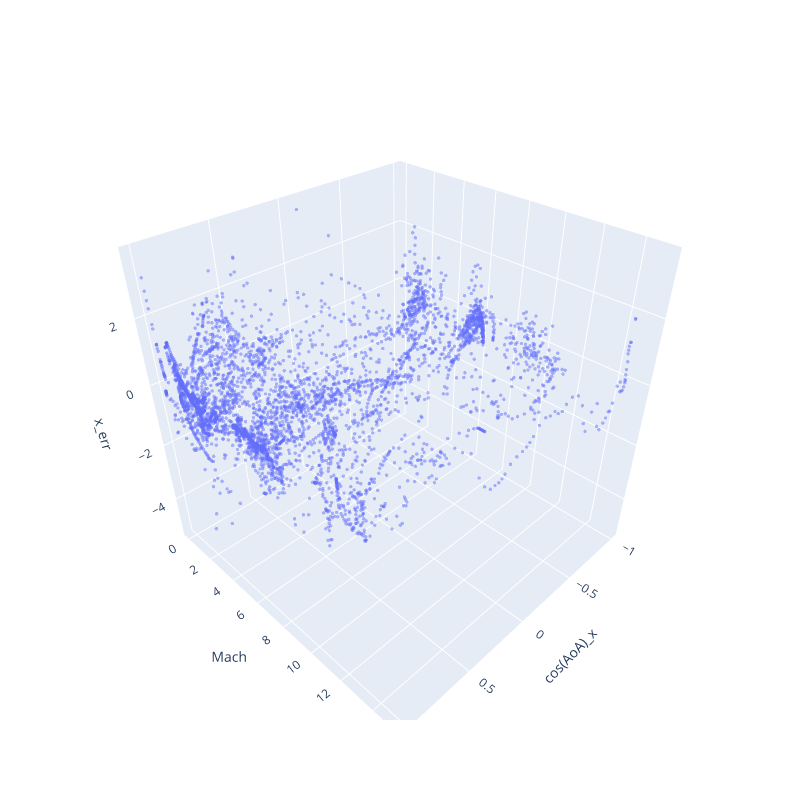
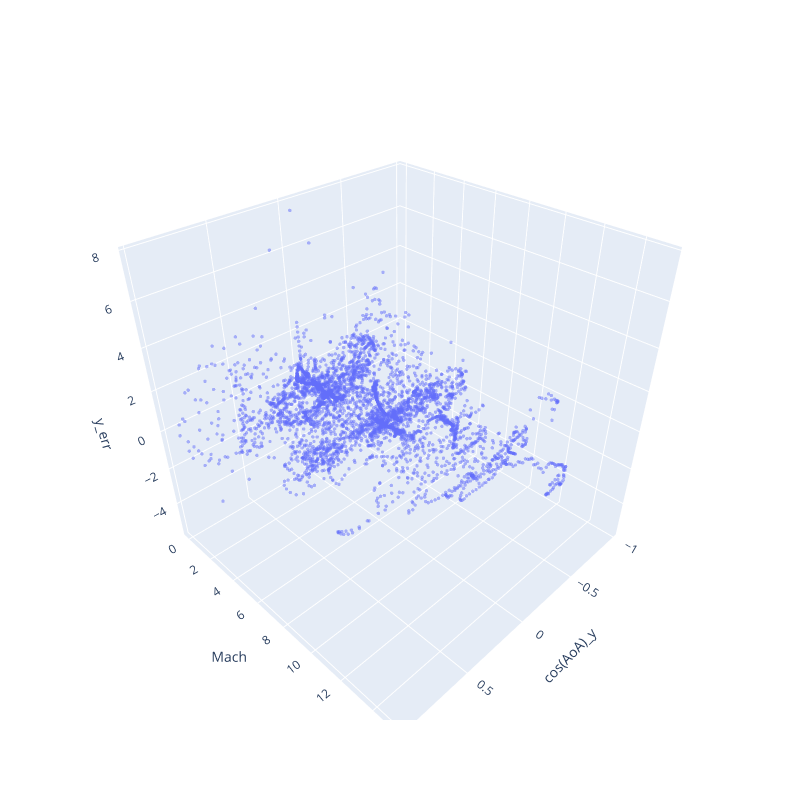

These figures' notebook cell, in order:
### Markdown cell above
### Plot the Error ###

### Code cell
x_err = np.empty_like(C_A)
y_err = np.empty_like(C_Ny)
z_err = np.empty_like(C_Nz)
for i, (M, Ax, Ay, Az) in enumerate(zip(mach, cos_AoA_x, cos_AoA_y, cos_AoA_z)):
    C_A_interp  = evaluate_interpolation(pre_skew(M), Ax, ax, M_deg, A_deg, 0, 25,  0, 1)
    C_Ny_interp = evaluate_interpolation(pre_skew(M), Ay, ay, M_deg, A_deg, 0, 25, -1, 1)
    C_Nz_interp = evaluate_interpolation(pre_skew(M), Az, az, M_deg, A_deg, 0, 25, -1, 1)
    x_err[i] = C_A[i]  - C_A_interp
    y_err[i] = C_Ny[i] - C_Ny_interp
    z_err[i] = C_Nz[i] - C_Nz_interp

mach_data = mach
plot_data((cos_AoA_x, mach, x_err), ['cos(AoA)_x', 'Mach', 'x_err'], y_scale='linear', surface=False, scatter=True)
plot_data((cos_AoA_y, mach, y_err), ['cos(AoA)_y', 'Mach', 'y_err'], y_scale='linear', surface=False, scatter=True)
plot_data((cos_AoA_z, mach, z_err), ['cos(AoA)_z', 'Mach', 'z_err'], y_scale='linear', surface=False, scatter=True)

### Figure 1 — Plotly figure (JSON) as saved in the notebook; plotly's stock layout.template omitted (floating-point values rounded to 4 significant figures; data arrays with more than 128 entries replaced by an {"elided": "..."} marker saying what was removed)
{"data": [{"marker": {"opacity": 0.5, "size": 2}, "mode": "markers", "name": "data_0_scatter", "type": "scatter3d", "x": {"elided": "4896 float values"}, "y": {"elided": "4896 float values"}, "z": {"elided": "4896 float values"}}], "layout": {"height": 800, "scene": {"xaxis": {"title": {"text": "cos(AoA)_x"}, "type": "linear"}, "yaxis": {"title": {"text": "Mach"}, "type": "linear"}, "zaxis": {"title": {"text": "x_err"}}}, "title": {}, "width": 800}}

### Figure 2 — Plotly figure (JSON) as saved in the notebook; plotly's stock layout.template omitted (floating-point values rounded to 4 significant figures; data arrays with more than 128 entries replaced by an {"elided": "..."} marker saying what was removed)
{"data": [{"marker": {"opacity": 0.5, "size": 2}, "mode": "markers", "name": "data_0_scatter", "type": "scatter3d", "x": {"elided": "4896 float values"}, "y": {"elided": "4896 float values"}, "z": {"elided": "4896 float values"}}], "layout": {"height": 800, "scene": {"xaxis": {"title": {"text": "cos(AoA)_y"}, "type": "linear"}, "yaxis": {"title": {"text": "Mach"}, "type": "linear"}, "zaxis": {"title": {"text": "y_err"}}}, "title": {}, "width": 800}}
